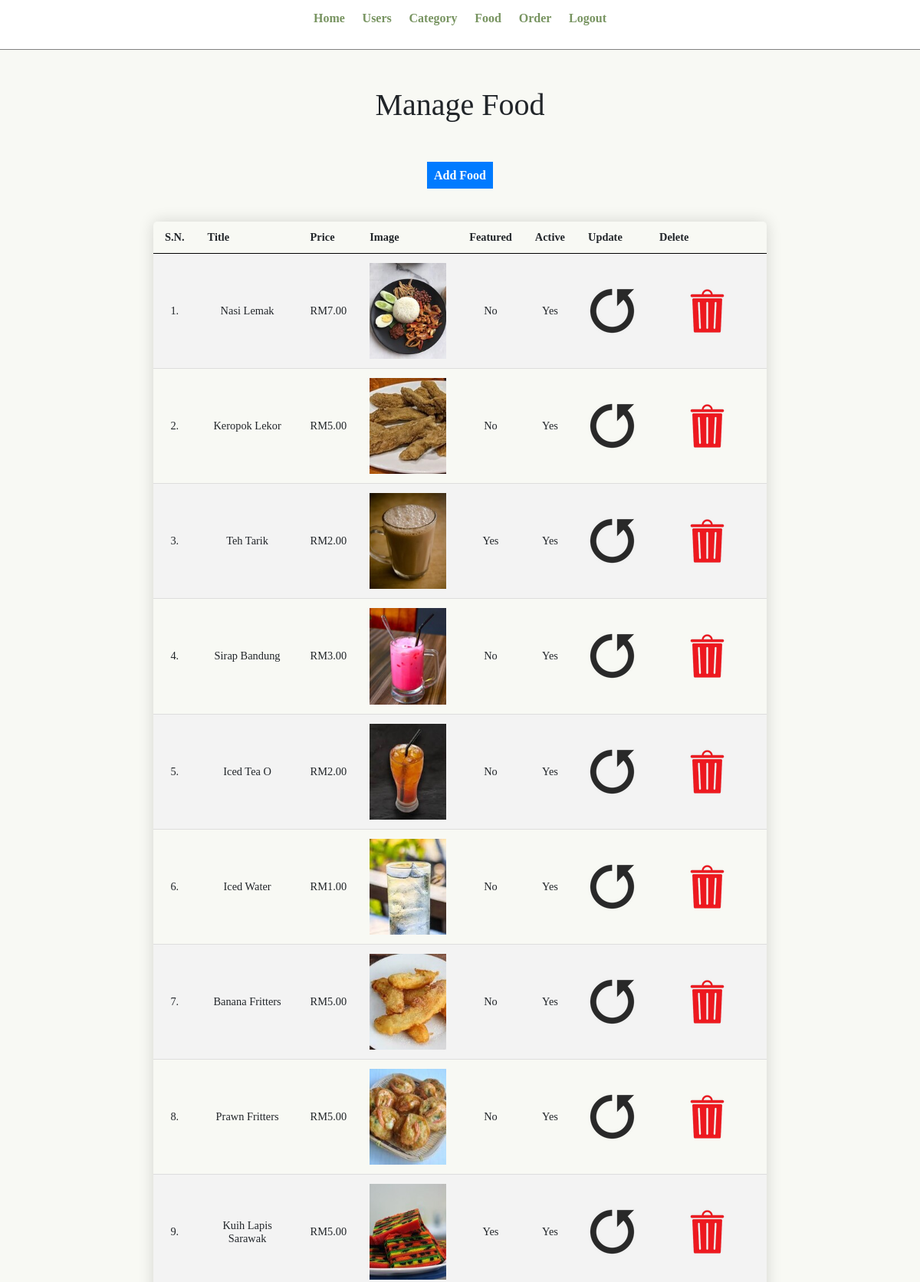
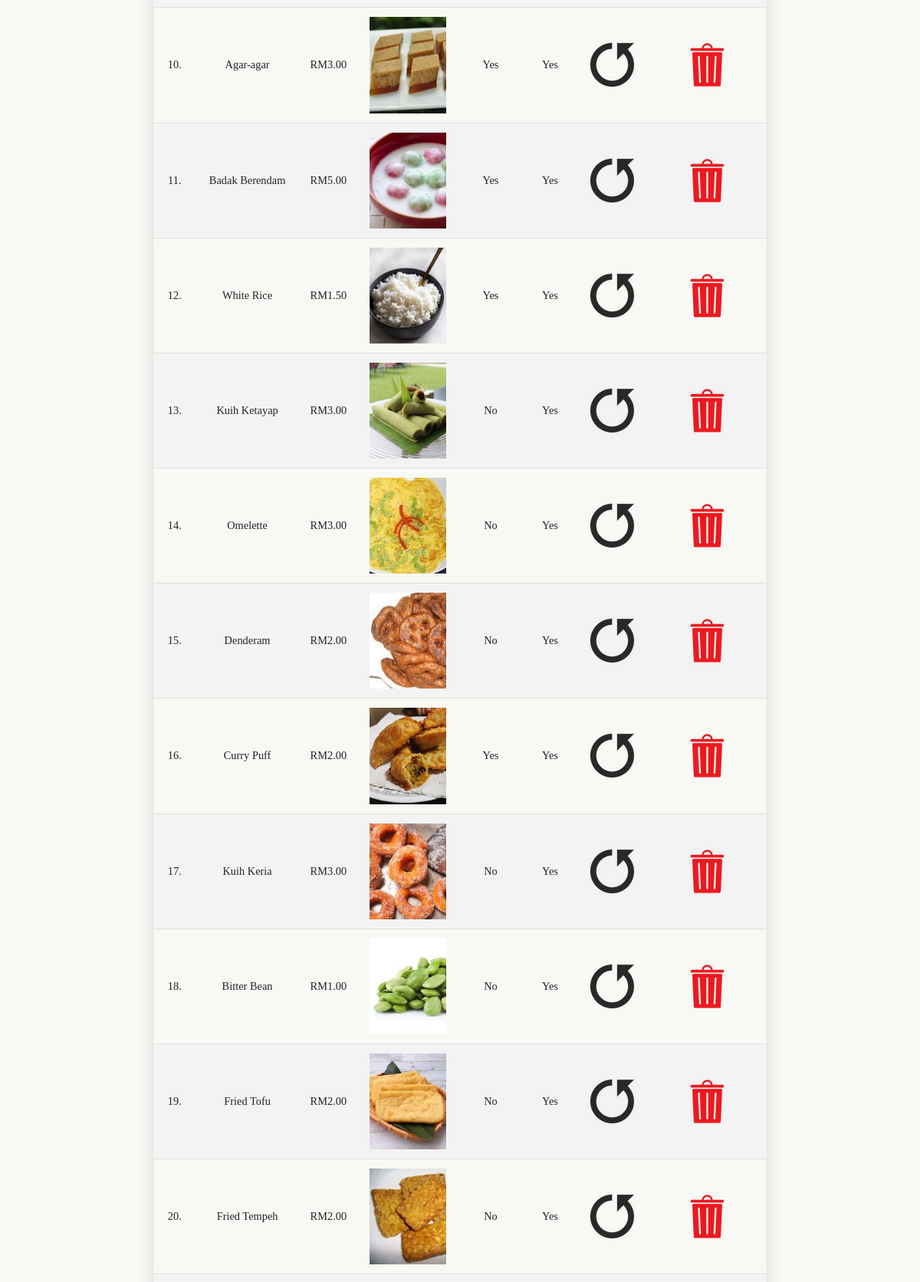
Page /admin/manage-food.php (signed in, upper part) on the committed database (2 pictures, top to bottom).
### tables this page shows
CREATE TABLE `tbl_food` (
  `id` int(10) UNSIGNED NOT NULL,
  `title` varchar(100) NOT NULL,
  `description` text NOT NULL,
  `price` decimal(10,2) NOT NULL,
  `image_name` varchar(255) NOT NULL,
  `category_id` int(10) UNSIGNED NOT NULL,
  `featured` varchar(10) NOT NULL,
  `active` varchar(10) NOT NULL
);

### admin/manage-food.php (the view, shortened to what this page needs)
<?php include('partials/menu.php'); ?>
<div class="main-content">
    <div class="wrapper text-center">
        <h1>Manage Food</h1>
        <br /><br />
                <a href="<?php echo SITEURL; ?>admin/add-food.php" class="btn-primary">Add Food</a>
                <br /><br /><br />
                <table class="content-table text-center" >
                    <tr>
                        <th>S.N.</th>
                        <th>Title</th>
                        <th>Price</th>
                        <th>Image</th>
                        <th>Featured</th>
                        <th>Active</th>
                        <th>Update</th>
                        <th>Delete</th>
                    </tr>
                    <?php
                        $sql = "SELECT * FROM tbl_food";
                        $res = mysqli_query($conn, $sql);
                        $count = mysqli_num_rows($res);
                        $sn=1;
                        if($count>0)
                        {
                            while($row=mysqli_fetch_assoc($res))
                            {
                                $id = $row['id'];
                                $title = $row['title'];
                                $price = $row['price'];
                                $image_name = $row['image_name'];
                                $featured = $row['featured'];
                                $active = $row['active'];
                                ?>
                                <tr>
                                    <td><?php echo $sn++; ?>. </td>
                                    <td><?php echo $title; ?></td>
                                    <td>RM<?php echo $price; ?></td>
                                    <td>
                                        <?php
                                            if($image_name=="")
                                            {
                                                echo "<div class='error'>Image not Added.</div>";
                                            }
                                            else
                                            {
                                                ?>
                                                <img src="<?php echo SITEURL; ?>images/food/<?php echo $image_name; ?>" width="100px">
                                                <?php
                                            }
                                        ?>
                                    </td>
                                    <td><?php echo $featured; ?></td>
                                    <td><?php echo $active; ?></td>
                                    <td>
                                        <a href="<?php echo SITEURL; ?>admin/update-food.php?id=<?php echo $id; ?>"><image src="../images/icons/update.png"></a>
                                    </td>
                                    <td>
                                    <a href="<?php echo SITEURL; ?>admin/delete-food.php?id=<?php echo $id; ?>&image_name=<?php echo $image_name; ?>" ><image src="../images/icons/delete.png"/></a>
                                    </td>
                                </tr>
                                <?php
                            }
                        }
                        else
                        {
                            echo "<tr> <td colspan='7' class='error'> Food not Added Yet. </td> </tr>";
                        }
                    ?>
                </table>
    </div>
</div>
<?php include('partials/footer.php'); ?>

### css/admin.css (style rules this page uses)
* { margin: 0; padding: 0; font-family: "Times New Roman", Times, serif; }
.wrapper { padding: 1%; width: 80%; margin: 0 auto; }
.text-center { text-align: center; }
table tr th { border-bottom: 1px solid black; padding: 1%; text-align: left; }
table tr td { padding: 1%; }
.btn-primary { background-color: #789461; padding: 1%; color: white; text-decoration: none; font-weight: bold; }
.main-content { background-color: #F8F9F4; padding: 3% 0; }
.content-table { width: 80%; border-collapse: collapse; font-size: 0.9em; min-width: 800px; border-radius: 5px 5px 0 0; overflow: hidden; box-shadow: 0 0 20px rgba(0, 0, 0, 0.15); margin: 0 auto; }
.content-table th, .content-table td { padding: 12px 15px; }
.content-table tbody tr { border-bottom: 1px solid #dddddd; }
.content-table tbody tr:nth-of-type(even) { background-color: #f3f3f3; }

### rows in the picture
tbl_food: title "Nasi Lemak", price "7.00", image_name (picture), featured "No", active "Yes"
tbl_food: title "Keropok Lekor", price "5.00", image_name (picture), featured "No", active "Yes"
tbl_food: title "Teh Tarik", price "2.00", image_name (picture), featured "Yes", active "Yes"
tbl_food: title "Sirap Bandung", price "3.00", image_name (picture), featured "No", active "Yes"
tbl_food: title "Iced Tea O", price "2.00", image_name (picture), featured "No", active "Yes"
tbl_food: title "Iced Water", price "1.00", image_name (picture), featured "No", active "Yes"
tbl_food: title "Banana Fritters", price "5.00", image_name (picture), featured "No", active "Yes"
tbl_food: title "Prawn Fritters", price "5.00", image_name (picture), featured "No", active "Yes"
tbl_food: title "Kuih Lapis Sarawak", price "5.00", image_name (picture), featured "Yes", active "Yes"
tbl_food: title "Agar-agar", price "3.00", image_name (picture), featured "Yes", active "Yes"
tbl_food: title "Badak Berendam", price "5.00", image_name (picture), featured "Yes", active "Yes"
tbl_food: title "White Rice", price "1.50", image_name (picture), featured "Yes", active "Yes"
tbl_food: title "Kuih Ketayap", price "3.00", image_name (picture), featured "No", active "Yes"
tbl_food: title "Omelette", price "3.00", image_name (picture), featured "No", active "Yes"
tbl_food: title "Denderam", price "2.00", image_name (picture), featured "No", active "Yes"
tbl_food: title "Curry Puff", price "2.00", image_name (picture), featured "Yes", active "Yes"
tbl_food: title "Kuih Keria", price "3.00", image_name (picture), featured "No", active "Yes"
tbl_food: title "Bitter Bean", price "1.00", image_name (picture), featured "No", active "Yes"
tbl_food: title "Fried Tofu", price "2.00", image_name (picture), featured "No", active "Yes"
tbl_food: title "Fried Tempeh", price "2.00", image_name (picture), featured "No", active "Yes"
